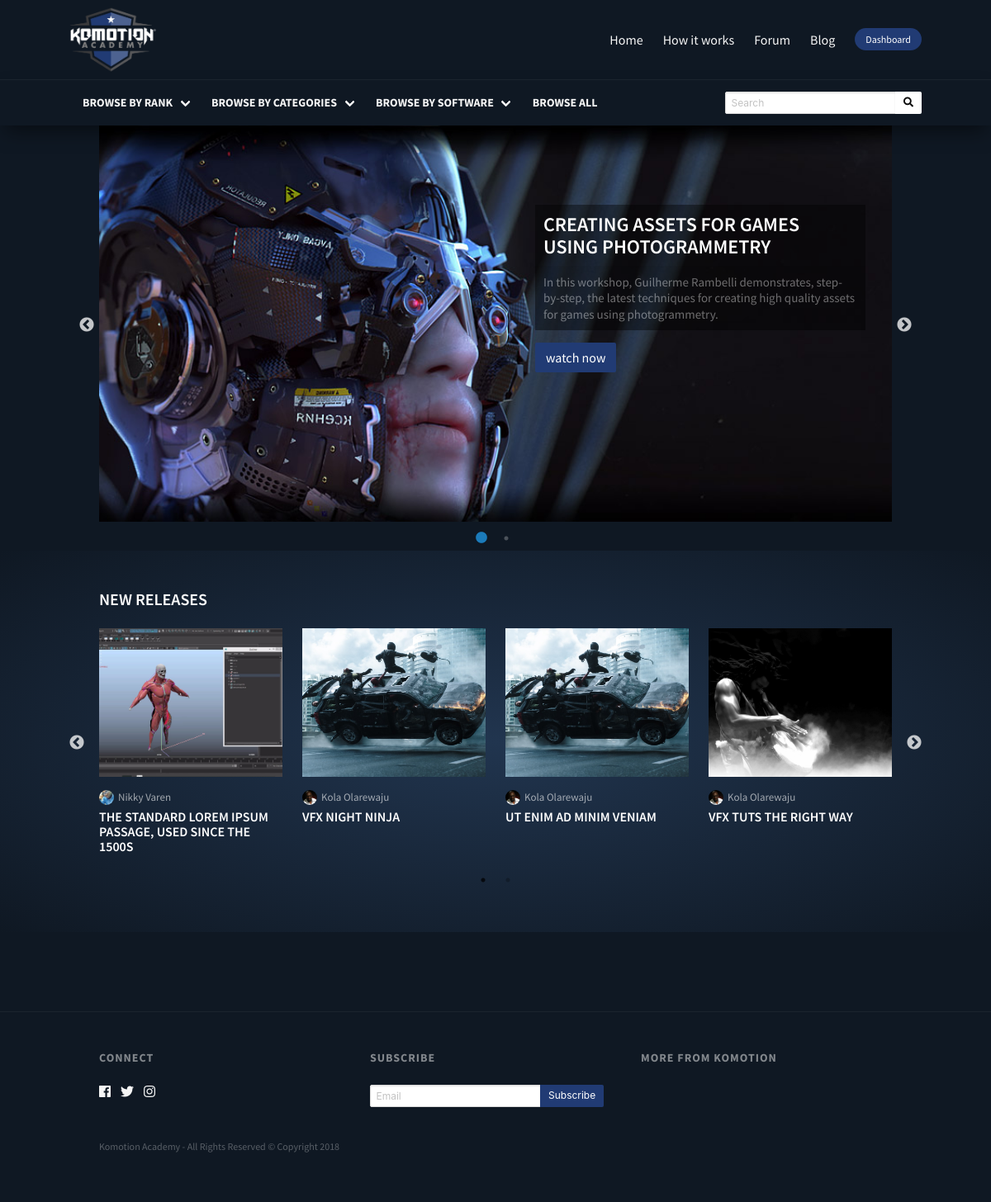
The app's page / (signed in) with its own data.
### academy/models.py (models this page shows, shortened)
class Slider(models.Model):
    title = models.CharField(max_length=128)
    description = models.TextField(blank=True, null=True)
    file = models.FileField(upload_to="slider/", null=True, blank=True)
    link = models.URLField()
    link_title = models.CharField(max_length=64, default="Learn more")
    is_active = models.BooleanField(default=True)
    objects = models.Manager()
    active = SliderManager()

class Course(models.Model):
    title = models.CharField(max_length=128)
    description = models.TextField(blank=True, null=True)
    image = models.ImageField(upload_to="course/", null=True, blank=True)
    authors = models.ManyToManyField(Author)
    category = models.ManyToManyField(Category)
    software = models.ManyToManyField(Software)
    rank = models.ManyToManyField(Rank)
    views = models.ManyToManyField('View', blank=True)
    likes = models.ManyToManyField('Like', blank=True)
    created_at = models.DateTimeField(auto_now_add=True)
    class Meta:
        ordering = ['-created_at']
        permissions = (('can_view_course', 'Can View Course'),)

class Author(models.Model):
    name = models.CharField(max_length=64)
    bio = models.TextField()
    avatar = models.ImageField(upload_to="avatar/", null=True, blank=True)
    social_twitter = models.CharField(max_length=128, blank=True, null=True)
    social_facebook = models.CharField(max_length=128, blank=True, null=True)
    social_instagram = models.CharField(max_length=128, blank=True, null=True)
    social_linkedin = models.CharField(max_length=128, blank=True, null=True)

### academy/views.py (the view)
# urls.py: path('', IndexView.as_view(), name="index"),
class IndexView(TemplateView):
    template_name = 'generic/index.html'
    def get_context_data(self, **kwargs):
        context = super().get_context_data(**kwargs)
        context['sliders'] = Slider.active.all()
        context['courses'] = Course.objects.all()[:5]
        return context

### academy/managers.py (called while the page is built)
    def get_queryset(self):
        return super().get_queryset().filter(is_active=True)

### academy/templates/generic/index.html (shortened to what this page needs)
{% extends '../base/app.html' %}
{% block content %}
    <section>
        <div class="container">
            {% if sliders %}
                <div id="slider" class="carousel">
                    {% for slider in sliders %}
                        <div class="single-slide" style="background: url({{ slider.file.url }}) no-repeat center #000; background-size:cover">
                            <div class="content-box">
                                <h2 class="title is-4">{{ slider.title }}</h2>
                                <p>{{ slider.description }}</p>
                                <a href="{{ slider.link }}" class="button is-info">{{ slider.link_title }}</a>
                            </div>
                        </div>
                    {% endfor %}
                </div>
            {% endif %}
        </div>
    </section>
    {% if courses %}
    <div class="hero is-burnt">
        <div class="hero-body">
            <div class="container">
                <h3 class="title is-5 is-uppercase has-text-white">New Releases</h3>
                <div class="columns is-multiline is-carousel is-courses-slider">
                {% for course in courses %}
                    <div class="column course-snippet is-3">
                        <a href="{% url "academy:view_tuts" id=course.id %}">
                            <figure class="image course-image" style="background: url({{ course.image.url }}) no-repeat center; background-size: cover">
                            </figure>
                        </a>
                        <div class="course-content">
                            {% include '../parts/snippets/authors.html' with authors=course.authors.all %}
                            <h4 class="title is-6">
                                <a href="{% url "academy:view_tuts" id=course.id %}">{{ course.title }}</a>
                            </h4>
                        </div>
                    </div>
                {% endfor %}
                </div>
            </div>
        </div>
    </div>
    {% endif %}
{% endblock content %}

### academy/templates/parts/snippets/authors.html
{% if authors %}
<div class="avatar-group is-inverse">
    {% for author in authors %}
    <div class="avatar is-small">
        <figure class="image">
            <img src="{{ author.avatar.url }}" alt="{{ author.name }}">
        </figure>
        <div><a href="#">{{ author.name }}</a></div>
    </div>
    {% endfor %}
</div>
{% endif %}

### records on screen
Slider: file (picture), title "CREATING ASSETS FOR GAMES USING PHOTOGRAMMETRY", description "In this workshop, Guilherme Rambelli demonstrates, step-by-step, the latest techniques for creating high quality assets for games using photogrammetry.", link_title "watch now"
Course: image (picture), title "THE STANDARD LOREM IPSUM PASSAGE, USED SINCE THE 1500S"
Author: avatar (picture), name "Nikky Varen"
Course: image (picture), title "VFX NIGHT NINJA"
Author: avatar (picture), name "Kola Olarewaju"
Course: image (picture), title "UT ENIM AD MINIM VENIAM"
Course: image (picture), title "VFX TUTS THE RIGHT WAY"
